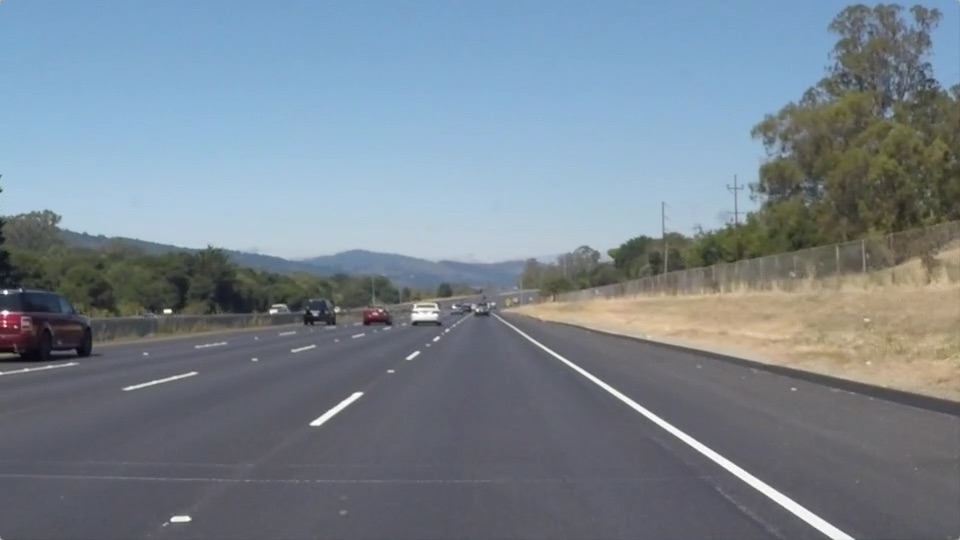
#> input picture test_images/solidWhiteRight.jpg, 960 x 540 px
$ jupyter execute --allow-errors p01_lane_finding.ipynb   (shell and % lines are left out)
#> lines starting #> are read from the running program, lines starting #| are printed output that depends on the picture; after the words box and inside, x2 and y2 are one past the last pixel; in counts of white or black regions, pixels touching at a corner belong together
# Self-Driving Car Engineer Nanodegree

## Project: **Finding Lane Lines on the Road**
***
In this project, you will use the tools you learned about in the lesson to identify lane lines on the road.  You can develop your pipeline on a series of individual images, and later apply the result to a video stream (really just a series of images). Check out the video clip "raw-lines-example.mp4" (also contained in this repository) to see what the output should look like after using the helper functions below.

Once you have a result that looks roughly like "raw-lines-example.mp4", you'll need to get creative and try to average and/or extrapolate the line segments you've detected to map out the full extent of the lane lines.  You can see an example of the result you're going for in the video "P1_example.mp4".  Ultimately, you would like to draw just one line for the left side of the lane, and one for the right.

In addition to implementing code, there is a brief writeup to complete. The writeup should be completed in a separate file, which can be either a markdown file or a pdf document. There is a [write up template](https://github.com/udacity/CarND-LaneLines-P1/blob/master/writeup_template.md) that can be used to guide the writing process. Completing both the code in the Ipython notebook and the writeup template will cover all of the [rubric points](https://review.udacity.com/#!/rubrics/322/view) for this project.

---
Let's have a look at our first image called 'test_images/solidWhiteRight.jpg'.  Run the 2 cells below (hit Shift-Enter or the "play" button above) to display the image.

**Note: If, at any point, you encounter frozen display windows or other confounding issues, you can always start again with a clean slate by going to the "Kernel" menu above and selecting "Restart & Clear Output".**

---

**The tools you have are color selection, region of interest selection, grayscaling, Gaussian smoothing, Canny Edge Detection and Hough Tranform line detection.  You  are also free to explore and try other techniques that were not presented in the lesson.  Your goal is piece together a pipeline to detect the line segments in the image, then average/extrapolate them and draw them onto the image for display (as below).  Once you have a working pipeline, try it out on the video stream below.**

---

<figure>

 <figcaption>
 <p></p>
 <p style="text-align: center;"> Your output should look something like this (above) after detecting line segments using the helper functions below </p>
 </figcaption>
</figure>
 <p></p>
<figure>

 <figcaption>
 <p></p>
 <p style="text-align: center;"> Your goal is to connect/average/extrapolate line segments to get output like this</p>
 </figcaption>
</figure>

**Run the cell below to import some packages.  If you get an `import error` for a package you've already installed, try changing your kernel (select the Kernel menu above --> Change Kernel).  Still have problems?  Try relaunching Jupyter Notebook from the terminal prompt.  Also, see [this forum post](https://carnd-forums.udacity.com/cq/viewquestion.action?spaceKey=CAR&id=29496372&questionTitle=finding-lanes---import-cv2-fails-even-though-python-in-the-terminal-window-has-no-problem-with-import-cv2) for more troubleshooting tips.**

## Import Packages

[cell 1]
#importing some useful packages
import matplotlib.pyplot as plt
import matplotlib.image as mpimg
import numpy as np
import cv2

## Read in an Image

[cell 2]
#reading in an image
image = mpimg.imread('test_images/solidWhiteRight.jpg')
#> image is the input picture: shape (540, 960, 3); mean R, G, B 120.3, 132.6, 143.7

#printing out some stats and plotting
print('This image is:', type(image), 'with dimesions:', image.shape)
#| This image is: <class 'numpy.ndarray'> with dimesions: (540, 960, 3)
plt.imshow(image)  # if you wanted to show a single color channel image called 'gray', for example, call as plt.imshow(gray, cmap='gray')

## Ideas for Lane Detection Pipeline

**Some OpenCV functions (beyond those introduced in the lesson) that might be useful for this project are:**

`cv2.inRange()` for color selection
`cv2.fillPoly()` for regions selection
`cv2.line()` to draw lines on an image given endpoints
`cv2.addWeighted()` to coadd / overlay two images
`cv2.cvtColor()` to grayscale or change color
`cv2.imwrite()` to output images to file
`cv2.bitwise_and()` to apply a mask to an image

**Check out the OpenCV documentation to learn about these and discover even more awesome functionality!**

## Helper Functions

Below are some helper functions to help get you started. They should look familiar from the lesson!

[cell 3]
import math

# [7 lines left out: function grayscale, not called in this run]
    # Or use BGR2GRAY if you read an image with cv2.imread()
    # return cv2.cvtColor(img, cv2.COLOR_BGR2GRAY)

def canny(img, low_threshold, high_threshold):
    """Applies the Canny transform"""
    return cv2.Canny(img, low_threshold, high_threshold)

def gaussian_blur(img, kernel_size):
    """Applies a Gaussian Noise kernel"""
    return cv2.GaussianBlur(img, (kernel_size, kernel_size), 0)

# [76 lines left out: functions region_of_interest, draw_lines, hough_lines, weighted_img, not called in this run]

## Test Images

Build your pipeline to work on the images in the directory "test_images"
**You should make sure your pipeline works well on these images before you try the videos.**

[cell 4]
import os
os.listdir("test_images/")

## Build a Lane Finding Pipeline

Build the pipeline and run your solution on all test_images. Make copies into the test_images directory, and you can use the images in your writeup report.

Try tuning the various parameters, especially the low and high Canny thresholds as well as the Hough lines parameters.

[cell 5]
# TODO: Build your pipeline that will draw lane lines on the test_images
# then save them to the test_images directory.

def lane_pipeline(file_name):

    ## Read image to test and print properties
    image = mpimg.imread(file_name)
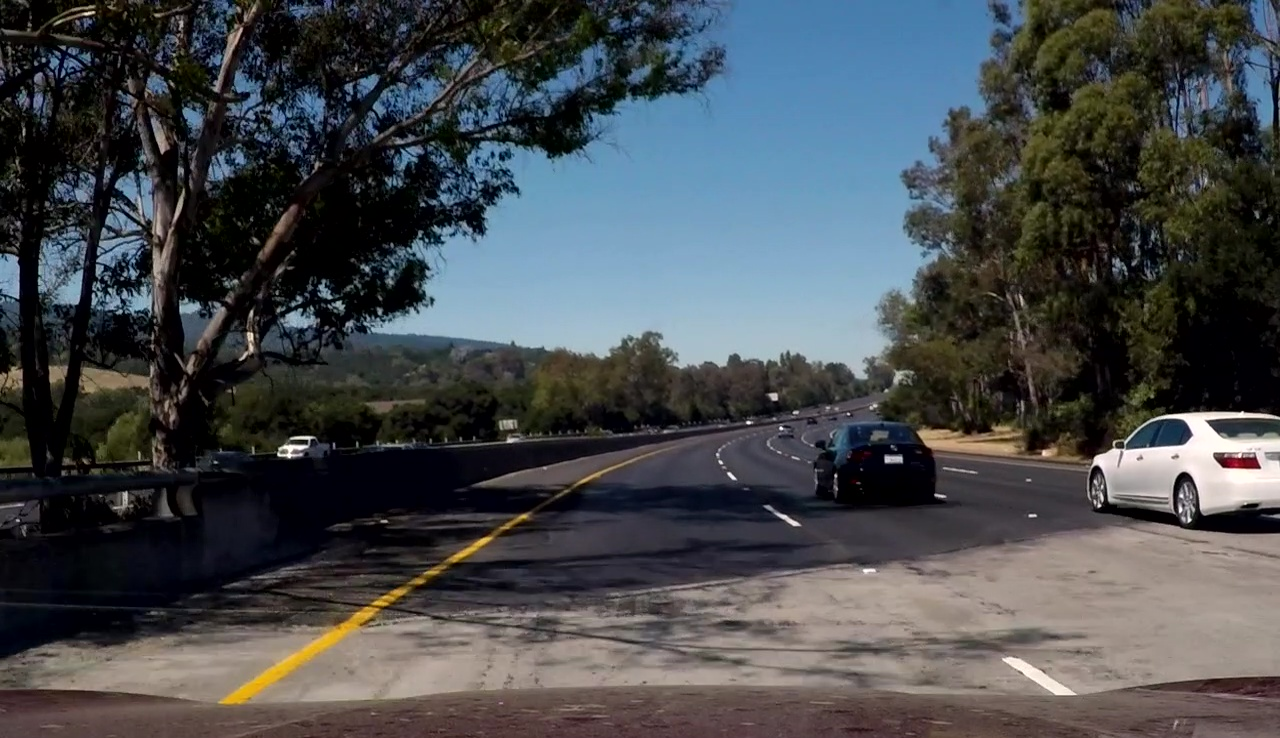
#> input picture test_images/mas_test_snap-2017-02-19-23h03m20s432.jpg, 1280 x 738 px
#> image is the input picture: shape (738, 1280, 3); mean R, G, B 70.5, 74.3, 77.5
    print('Testing image "' + file_name + '"', image.shape)
#| Testing image "test_images/mas_test_snap-2017-02-19-23h03m20s432.jpg" (738, 1280, 3)

    # Step 1: Convert RGB to Grayscale
    gray = cv2.cvtColor(image, cv2.COLOR_RGB2GRAY)
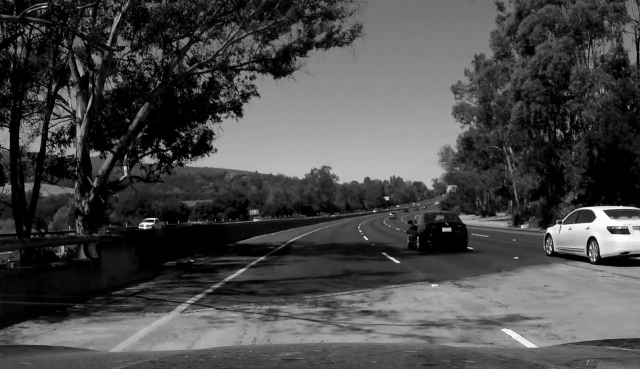
#> gray: shape (738, 1280) (shown at 1/2 size); min 0, max 254, mean 73.5

    # Step 2: Perform Gaussian Blur to smooth out non-critical edges.
    kernel_size = 5 # Kernel size must be odd
    gray_blurred = cv2.GaussianBlur(gray,(kernel_size, kernel_size),0)

    # Step 3: Apply Canny Edges to extract edges
    ## Define Canny parameters
    low_threshold = 50
    high_threshold = 150

    ## Obtain edges
    edges = cv2.Canny(gray_blurred, low_threshold, high_threshold)
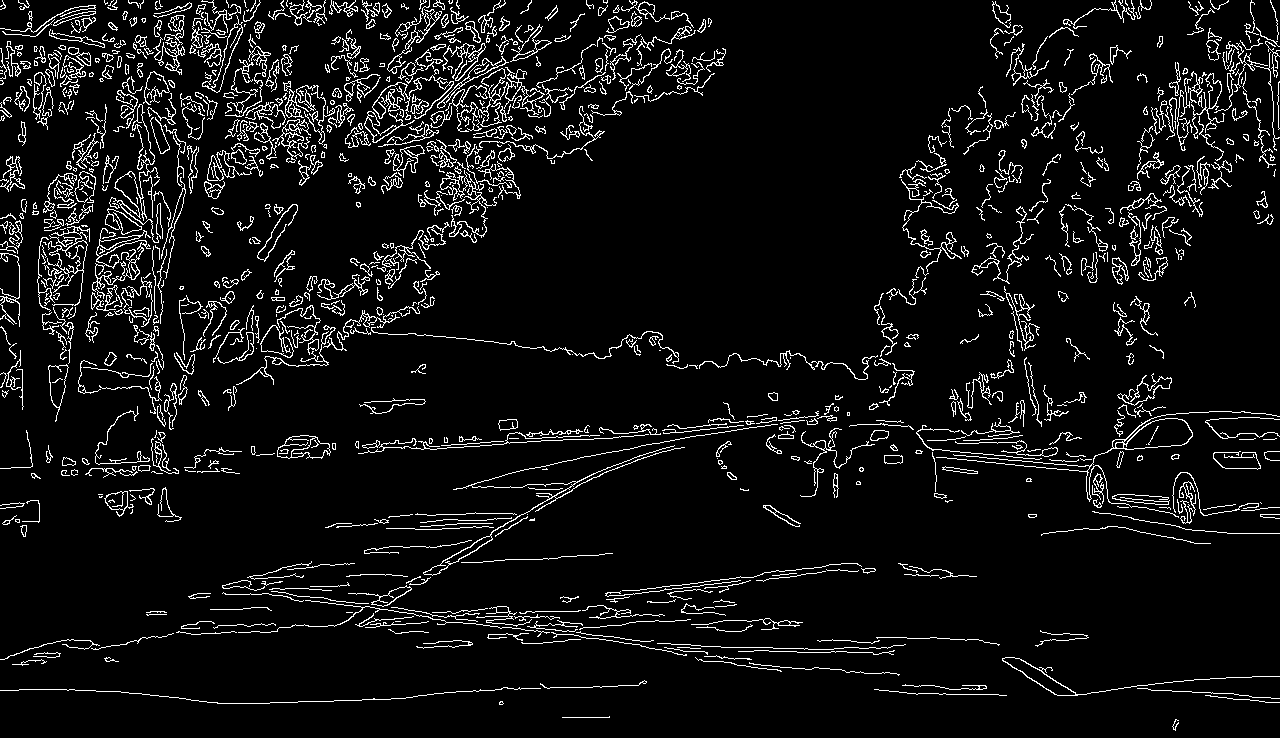
#> edges: shape (738, 1280); 6.7% white in thin lines or dots

    # Step 4: Use a mask to only keep edges in Region of Interest (ROI)
    mask = np.zeros_like(edges)
    ignore_mask_color = 255

    ## Define ROI; note top-left of image is (0,0)
    ysize = image.shape[0]
    xsize = image.shape[1]

    roi_ytop = int(ysize * 0.60)       # y-value of top of ROI (60%)
    roi_ybot = ysize                   # y-value of bottom of ROI
    roi_xtop_left = int(0.46 * xsize)  # x-value of top-left
    roi_xtop_right = int(0.54 * xsize) # x-value of top-right
    roi_xbot_left = 0                  # x-value of bottom-left
    roi_xbot_right = xsize             # x-value of bottom-right

    roi = [[(roi_xbot_left, roi_ybot),
            (roi_xtop_left, roi_ytop),
            (roi_xtop_right, roi_ytop),
            (roi_xbot_right, roi_ybot)]]

    ## Use cv2.fillPoly to create polygon in shape of ROI
    cv2.fillPoly(mask, np.array(roi, dtype=np.int32), ignore_mask_color)
#> mask: shape (738, 1280); 21.7% white; 1 white region, box (x1, y1, x2, y2) and area: (1, 442, 1280, 738) 204977

    ## Perform bitwise AND of edges and mask, leaving only the edges in
    ## the ROI visible. Everything else is 0 (black).
    masked_edges = cv2.bitwise_and(edges, mask)
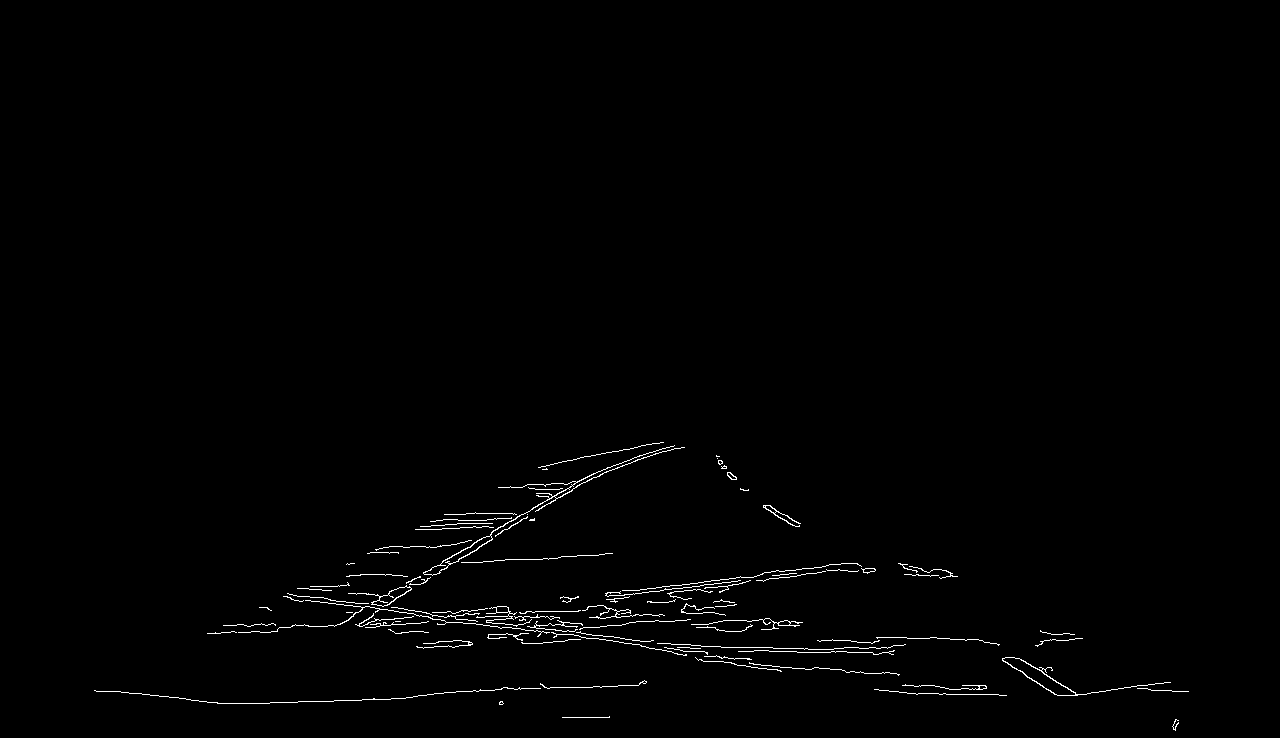
#> masked_edges: shape (738, 1280); 0.85% white in thin lines or dots, all inside (x1, y1, x2, y2) = (94, 442, 1189, 731)

    # Step5: Perform Hough Transform to get lines from edges in ROI
    rho = 1 # distance resolution in pixels of the Hough grid
    theta = np.pi/360 # angular resolution in radians of the Hough grid
    threshold = 9     # minimum number of votes (intersections in Hough grid cell)
    min_line_length = 35 #minimum number of pixels making up a line
    max_line_gap = 15    # maximum gap in pixels between connectable line segments
    line_image = np.copy(image)*0 # creating a blank to draw lines on
#> line_image: shape (738, 1280, 3); every value is 0

    ## Run Hough Transform on edge detected image.
    ## Output "lines" is an array containing endpoints of
    ## detected line segments
    lines = cv2.HoughLinesP(masked_edges, rho, theta, threshold,
                            np.array([]), min_line_length, max_line_gap)
#> lines = 90 rows, first 6: [536, 510, 572, 490], [483, 625, 573, 634], [404, 617, 541, 611], [930, 637, 982, 640], [337, 624, 405, 624], [514, 689, 573, 687]

    # Step 6: Find and extrapolate left-side and right-side lane markings

    line_r_x = [] # list to store all x of right line
    line_r_y = [] # list to store all y of right line
    line_l_x = [] # list to store all x of left line
    line_l_y = [] # list to store all y of left line

    ## Loop through lines to find all lines with slope that corresponds
    ## to angles between 45deg to 72deg (slope +/-1 and +/-3). This will
    ## remove any lines that are not of interest to us that may be
    ## detected in the ROI.

    for line in lines:
        for x1,y1,x2,y2 in line:
            if (y2-y1 != 0):
                slope = (x2-x1) / (y2-y1)
                if slope < -0.27 and slope > -3: # Roughly 15deg to 72deg
                    # This is the left lane because top left is (0,0)
                    line_l_x.extend([x1,x2])
                    line_l_y.extend([y1,y2])
                elif slope > 0.27 and slope < 3: #Roughly 15deg to 72deg
                    #This is the right lane because top left is (0,0)
                    line_r_x.extend([x1,x2])
                    line_r_y.extend([y1,y2])
#> this loop made 90 passes
#> after the loop, line_l_x = [536, 572, 541, 589, 354, 503, 572, 622, 420, 521, 538, 616, 548, 597, 378, 426, 474, 537, 537, 572, 463, 516, 589, 650]; line_l_y = [510, 490, 496, 476, 613, 526, 489, 465, 584, 519, 496, 464, 497, 476, 608, 581, 542, 506, 495, 481, 557, 523, 479, 455]; line_r_x = [1019, 1076, 904, 942, 1002, 1056]; line_r_y = [658, 694, 564, 577, 660, 694]

    ## Using all the points we found to make up the left and right lines
    ## perform polynomial fitting to get the slope and intercept (y=mx+b).
    line_l_fit = np.polyfit(line_l_x, line_l_y, 1)
#> line_l_fit = [-0.589, 824.4]
    line_r_fit = np.polyfit(line_r_x, line_r_y, 1)
#> line_r_fit = [0.845, -203.3]

    ## Find the x-value for the bottom most point on left and right line
    ## y = mx+b  ->  x = (y-b)/m
    left_bot = int((roi_ybot - line_l_fit [1]) / line_l_fit [0])
#> left_bot = 146
    right_bot = int((roi_ybot - line_r_fit [1]) / line_r_fit [0])
#> right_bot = 1114

    ## Find the x-value for the top most point within the ROI for
    ## the left and right line
    left_top = int((roi_ytop - line_l_fit[1]) / line_l_fit[0])
#> left_top = 649
    right_top = int((roi_ytop - line_r_fit[1]) / line_r_fit[0])
#> right_top = 764

    ## Create the left and right line from the values found above.
    cv2.line(line_image,(left_bot, roi_ybot),(left_top, roi_ytop),(255,0,0),10)
    cv2.line(line_image,(right_bot, roi_ybot),(right_top, roi_ytop),(255,0,0),10)

    # Step 7: Draw the left and right lines on the original image

    image_with_lines = cv2.addWeighted(image, 0.8, line_image, 1, 0)
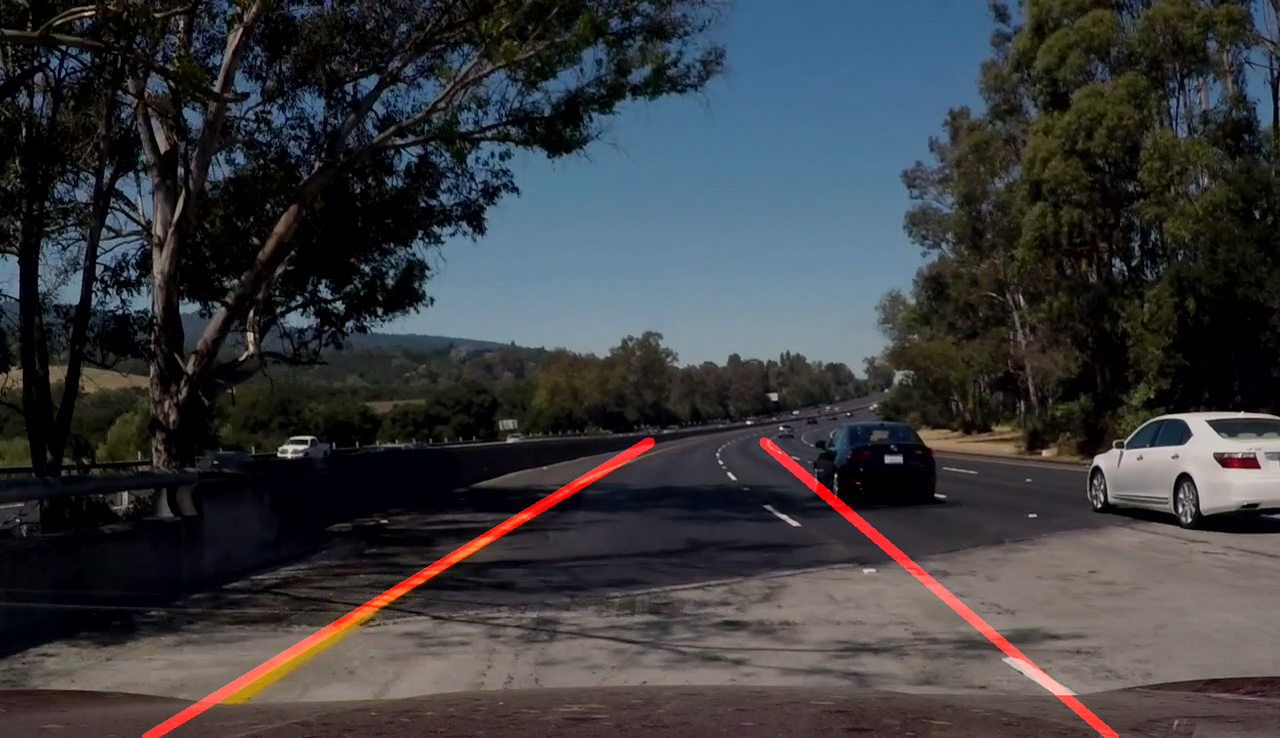
#> image_with_lines: shape (738, 1280, 3); mean R, G, B 58.4, 59.4, 62

    # Step 8: Plot or save image files of all steps
    plot_or_save = 'plot'

    if plot_or_save == 'plot':
        fig = plt.figure()
        plt1 = fig.add_subplot(4,2,1)
        plt1.set_title('Original')
        plt1.imshow(image)
        plt1 = fig.add_subplot(4,2,2)
        plt1.set_title('Gray')
        plt1.imshow(gray, cmap='gray')
        plt1 = fig.add_subplot(4,2,3)
        plt1.set_title('Gray Blurred')
        plt1.imshow(gray_blurred, cmap='gray')
        plt1 = fig.add_subplot(4,2,4)
        plt1.set_title('Edges')
        plt1.imshow(edges, cmap='gray')
        plt1 = fig.add_subplot(4,2,5)
        plt1.set_title('Mask')
        plt1.imshow(mask, cmap='gray')
        plt1 = fig.add_subplot(4,2,6)
        plt1.set_title('Masked Edges')
        plt1.imshow(masked_edges, cmap='gray')
        plt1 = fig.add_subplot(4,2,7)
        plt1.set_title('Extrapolated Lines')
        plt1.imshow(line_image)
        plt1 = fig.add_subplot(4,2,8)
        plt1.set_title('Image with Lines')
        plt1.imshow(image_with_lines)
        plt.show()
    elif plot_or_save == 'save':
        save_dir = 'test_images_output/'
        file_name_nopath = os.path.split(file_name)[1]
        file_name_noext = os.path.splitext(file_name_nopath)[0]
        cv2.imwrite(save_dir+file_name_noext+'_1gray.jpg', gray)
        cv2.imwrite(save_dir+file_name_noext+'_2grayblur.jpg', gray_blurred)
        cv2.imwrite(save_dir+file_name_noext+'_3edges.jpg', edges)
        cv2.imwrite(save_dir+file_name_noext+'_4mask.jpg', mask)
        cv2.imwrite(save_dir+file_name_noext+'_4masked_edges.jpg', masked_edges)
        # no file to write for step 5

        #Convert RGB to BGR for cv2.imwrite
        bgr_image = cv2.cvtColor(line_image, cv2.COLOR_RGB2BGR)
        cv2.imwrite(save_dir+file_name_noext+'_6extrapo_lines.jpg', bgr_image)
        bgr_image = cv2.cvtColor(image_with_lines, cv2.COLOR_RGB2BGR)
        cv2.imwrite(save_dir+file_name_noext+'_7image_lines.jpg', bgr_image)

        print("Intermediary files saved")


## Program to loop through images in test_images

image_dir = 'test_images/'
for image_file in os.listdir(image_dir):
    if image_file == '.DS_Store':
        print('ignore .DS_Store')
    else:
        lane_pipeline(image_dir+image_file)
